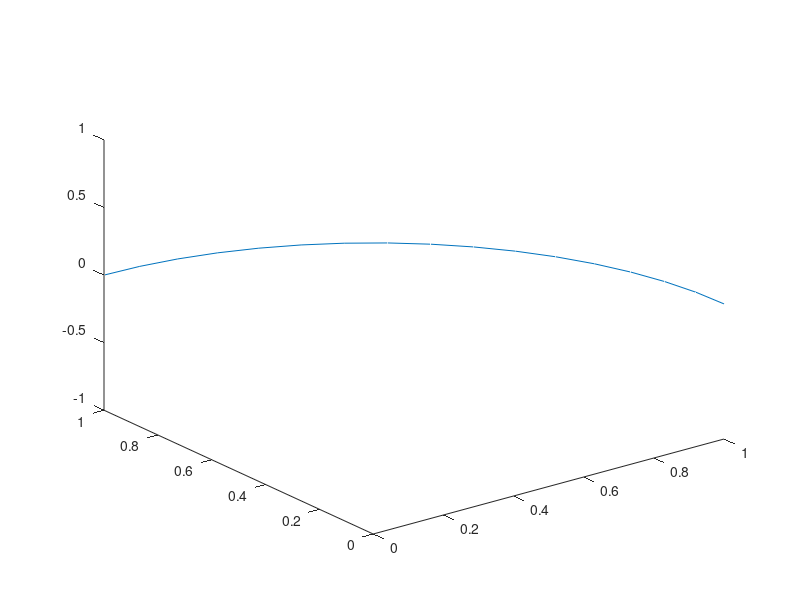

Reproduce this figure in MATLAB. (Note: this script raises an error after producing the figure.)
%% Quarter-ring RKPM beam: learning scaffold
% Build this example one section at a time.  The model is deliberately
% planar: every control point has [u_x, u_y], so the global system has 2*nNode
% unknowns.  Do not use the 3D helix code as a direct template here.
%
% Target benchmark
%   - reference centerline: X(theta) = R*[cos(theta), sin(theta)]
%   - domain: theta in [0, pi/2]
%   - load: downward F/2 at theta = pi/2
%   - symmetry conditions:
%       theta = 0:    u_y = 0,  du_x/deta = 0
%       theta = pi/2: u_x = 0,  du_y/deta = 0
%
% Work order: finish and test one numbered section before moving to the next.
%
% -------------------------------------------------------------------------
% Current notation and array layout
% -------------------------------------------------------------------------
% nNode              number of control points on the reference centerline
% thetaNode          nNode-by-1 circular angle coordinates [rad]
% X                  nNode-by-3 reference positions; X(A,:)=[x_A,y_A,z_A]
% h                  mean chord length between adjacent reference nodes
% alphaPCA/RKPM      dimensionless support scales in rho = alpha*h
% supportPCA         1-by-nNode PCA support radii [length]
% pcaNeighborIds     nNode-by-7 global node indices in each PCA domain
% pcaNeighborCount   nNode-by-1 actual number of valid entries in each row
% tPCA               nNode-by-3 oriented PCA tangent vectors
% etaPCA             nNode-by-7 local projected coordinates [length]
% N, Neta, Netaeta   shape values and first/second eta derivatives; their
%                    columns currently correspond to local PCA-domain slots
% Xeta/Xetaeta       reconstructed X_,eta and X_,etaeta at each node
% metric             ||X_,eta|| = ds/deta at each node
%
% Important: mechanics remains planar (u_x,u_y), although X is stored with
% three coordinates so that the same geometry/PCA notation extends to 3D.

clear; clc; close all;

%% 1. Model parameters and quarter-circle control points
% TODO 1.1: Choose nNode, radius R, E, and rectangular section dimensions.
% TODO 1.2: Set quadratic RKPM order and the dynamic support rule
%            rho = supportScale*h, where h is the mean nodal chord length.
% TODO 1.3: Create thetaNode, then X = [R*cos(thetaNode), R*sin(thetaNode)].
% TODO 1.4: Build etaNode as cumulative chord length (or choose theta as eta,
%            but then consistently include the parameter-to-arc-length factor).

nNode = 17;             % Replace with a value such as 17 after TODO 1.1.
R = 1;
E = 1e6;
totalForce = 1;         % Point-load magnitude F on the complete circular ring.

sectionArea = 0.2;

slenderness = 100;    % R / t
tEffective = R / slenderness;
sectionHeight = 2*sqrt(3)*tEffective;
sectionWidth = sectionArea / sectionHeight;

sectionInertia = sectionWidth * sectionHeight^3 / 12;

Dm = zeros(nNode,1);
Db = zeros(nNode,1);
nodalArcWeight = zeros(nNode,1);
rkpmOrder = 2;
pointsPerCell = 1;
alphaPCA = 3.5;
alphaRKPM = 2.5;  % Dimensionless alpha in rho = alpha*h.


% Keep the unknown ordering fixed throughout the project:
% d = [u_x(1); u_y(1); u_x(2); u_y(2); ... ; u_x(nNode); u_y(nNode)]
thetaNode = linspace(0,pi/2,nNode)';
X = zeros(nNode,3);
X(:,1) = R * cos(thetaNode);
X(:,2) = R * sin(thetaNode);
plot3(X(:,1),X(:,2),X(:,3))

dX = X(2:nNode,:) - X(1:nNode - 1,:);
segmentLength = vecnorm(dX,2,2);
h = mean(segmentLength);

nDof = 2 * nNode;

supportPCA = alphaPCA * h * ones(1,nNode);

pcaNeighborIds = zeros(nNode,7);
pcaNeighborCount = zeros(nNode,1);
for i = 1:nNode
    pcaCount = 0;
    for j = 1:nNode
        distance = norm(X(i,:) - X(j,:));
        if distance <= supportPCA(j)
            pcaCount = pcaCount + 1;
            pcaNeighborIds(i,pcaCount) = j;
        end
    end
    pcaNeighborCount(i) = pcaCount;
end

tPCA = zeros(nNode,3);
for i = 1:nNode
    pcaIds = pcaNeighborIds(i,1:pcaNeighborCount(i));
    XbarLocal = mean(X(pcaIds,:),1);
    YLocal = X(pcaIds,:) - XbarLocal;
    CPCA = YLocal' * YLocal;
    [pcaVectors,pcaValues] = eig(CPCA);
    [lambdaMax,indexMax] = max(diag(pcaValues));
    tPCA(i,:) = pcaVectors(:,indexMax)';
end
% determine direction
for i = 2:nNode
    if tPCA(i-1,:) * tPCA(i, :)' < 0
        tPCA(i,:) = -tPCA(i,:);
    end
end
startEdge = X(2,:) - X(1,:);
if startEdge * tPCA(1,:)' < 0
    tPCA = -tPCA;
end

etaPCA = zeros(size(pcaNeighborIds));
for i = 1:nNode
    for j = 1:pcaNeighborCount(i)
        etaPCA(i,j) = (X(pcaNeighborIds(i,j),:) - X(i,:)) * tPCA(i,:)';
    end
end

% rkpm part diff pca part
maxNeighbor = ceil(2*alphaRKPM) + 1;
N = zeros(nNode,maxNeighbor);
Neta = zeros(nNode,maxNeighbor);
Netaeta = zeros(nNode,maxNeighbor);
rkpmActiveLocalIds = zeros(nNode,maxNeighbor);
rkpmNeighborIds = zeros(nNode,maxNeighbor);
rkpmNeighborCount = zeros(nNode,1);

supportRKPM = alphaRKPM * h * ones(1,nNode);

for i = 1:nNode
    rkpmCount = 0;
    for j = 1:nNode
        distance = norm(X(i,:) - X(j,:));
        if distance <= supportRKPM(j)
            rkpmCount = rkpmCount + 1;
            rkpmNeighborIds(i,rkpmCount) = j;
        end
    end
    rkpmNeighborCount(i) = rkpmCount;
end

etaRKPM = zeros(size(rkpmNeighborIds));
for i = 1:nNode
    for j = 1:rkpmNeighborCount(i)
        etaRKPM(i,j) = (X(rkpmNeighborIds(i,j),:) - X(i,:)) * tPCA(i,:)';
    end
end

for i = 1:nNode
    rkpmNodeLocal = etaRKPM(i,1:rkpmNeighborCount(i));
    supportRKPM = alphaRKPM * h * ones(1,rkpmNeighborCount(i));
    [active,NLocal,NetaLocal,NetaetaLocal] = ...
        rkpm_shape_1d(0,rkpmNodeLocal,supportRKPM,rkpmOrder);
    N(i,1:rkpmNeighborCount(i)) = NLocal';
    Neta(i,1:rkpmNeighborCount(i)) = NetaLocal';
    Netaeta(i,1:rkpmNeighborCount(i)) = NetaetaLocal';
    rkpmActiveLocalIds(i,1:rkpmNeighborCount(i)) = active';
end

% Reconstructed reference geometry derivatives and their metric quantities.
Xeta = zeros(nNode,3);
Xetaeta = zeros(nNode,3);
metric = zeros(nNode,1);
XetaetaNorm = zeros(nNode,1);

for i = 1:nNode
    Xeta(i,:) = Neta(i,1:rkpmNeighborCount(i)) ...
        * X(rkpmNeighborIds(i,1:rkpmNeighborCount(i))',:);
    Xetaeta(i,:) = Netaeta(i,1:rkpmNeighborCount(i)) ...
        * X(rkpmNeighborIds(i,1:rkpmNeighborCount(i))',:);
    metric(i) = norm(Xeta(i,:));
    XetaetaNorm(i) = norm(Xetaeta(i,:));
end

% construction the 3 frame
tRef   = zeros(nNode,3);
bRef   = zeros(nNode,3);
nRef   = zeros(nNode,3);
rRef   = zeros(nNode,3);
hRef   = zeros(nNode,3);
for i = 1:nNode
    tRef(i,:) = Xeta(i,:) / metric(i);
    rRef(i,:) = cross(Xeta(i,:),Xetaeta(i,:));
    bRef(i,:) = rRef(i,:) / norm(rRef(i,:));
    hRef(i,:) = cross(bRef(i,:),Xeta(i,:));
    nRef(i,:) = hRef(i,:) / norm(hRef(i,:));
end

% delta b or n
Pb = zeros(3,3,nNode);
Pn = zeros(3,3,nNode);

for i = 1:nNode
    Pb(:,:,i) = eye(3) - bRef(i,:)' * bRef(i,:);
    Pb(:,:,i) = Pb(:,:,i) / norm(rRef(i,:));
    Pn(:,:,i) = eye(3) - nRef(i,:)' * nRef(i,:);
    Pn(:,:,i) = Pn(:,:,i) / norm(hRef(i,:));
end

A1frame = zeros(3,3,nNode);
A2frame = zeros(3,3,nNode);
B1frame = zeros(3,3,nNode);
B2frame = zeros(3,3,nNode);

for i = 1:nNode
    aCross = crossMatrix(Xeta(i,:));
    cCross = crossMatrix(Xetaeta(i,:));
    bCross = crossMatrix(bRef(i,:));
    A1frame(:,:,i) = -Pn(:,:,i) * aCross;
    A2frame(:,:,i) = Pn(:,:,i) * bCross;
    B1frame(:,:,i) = -Pb(:,:,i) * cCross;
    B2frame(:,:,i) = Pb(:,:,i) * aCross;
end

M1frame = zeros(3,3,nNode);
M2frame = zeros(3,3,nNode);
for i = 1:nNode
    M1frame(:,:,i) = A1frame(:,:,i) * B1frame(:,:,i) + A2frame(:,:,i);
    M2frame(:,:,i) = A1frame(:,:,i) * B2frame(:,:,i);
end

Kmem = zeros(nNode*2);
Dm = E * sectionArea * metric.^4;
Db = E * sectionInertia * metric.^4;

arcSegmentLength = (thetaNode(2:nNode) - thetaNode(1:nNode-1)) * R;
nodalArcWeight(2:nNode-1) = arcSegmentLength(1:nNode-2)/2 ...
    + arcSegmentLength(2:nNode-1)/2;
nodalArcWeight(1) = arcSegmentLength(1)/2;
nodalArcWeight(nNode) = arcSegmentLength(end)/2;

for i = 1:nNode
    local_ids = rkpmNeighborIds(i,1:rkpmNeighborCount(i))';
    xieta = Xeta(i,1:2);
    nieta = Neta(i,1:rkpmNeighborCount(i))';
    Bm_local = nieta * xieta;
    Bm_local = reshape(Bm_local',[],1);
    bm_ids = [local_ids*2-1,local_ids*2];
    bm_ids = reshape(bm_ids',[],1);
    Kmem(bm_ids,bm_ids) = Kmem(bm_ids,bm_ids) + Bm_local*Bm_local'*Dm(i)*nodalArcWeight(i);
end
Kbend = zeros(nNode*2);
for i = 1:nNode
    local_ids = rkpmNeighborIds(i,1:rkpmNeighborCount(i))';
    xietaeta = Xetaeta(i,1:2);
    nieta = Neta(i,1:rkpmNeighborCount(i))';
    nietaeta = Netaeta(i,1:rkpmNeighborCount(i))';
    Bb_local = nietaeta * (nRef(i,1:2) + xietaeta * M2frame(1:2,1:2,i)) + nieta * (xietaeta * M1frame(1:2,1:2,i));
    Bb_local = reshape(Bb_local',[],1);
    bb_ids = [local_ids*2-1,local_ids*2];
    bb_ids = reshape(bb_ids',[],1);
    Kbend(bb_ids,bb_ids) = Kbend(bb_ids,bb_ids) + Bb_local*Bb_local'*Db(i)*nodalArcWeight(i);
end
K = Kbend + Kmem;

% BC I = 1  u_1y = 0 u_1xeta = 0   I = nnode u_nnodex = 0 u_nnodeyeta = 0
C = zeros(4,nNode*2);
bcNodalBegin = 1;
NetaNodalBegin = Neta(bcNodalBegin,1:rkpmNeighborCount(bcNodalBegin));
NNodalBegin = N(bcNodalBegin,1:rkpmNeighborCount(bcNodalBegin));
C(1,rkpmNeighborIds(bcNodalBegin,1:rkpmNeighborCount(bcNodalBegin))*2) = NNodalBegin;
C(2,rkpmNeighborIds(bcNodalBegin,1:rkpmNeighborCount(bcNodalBegin))*2-1) = NetaNodalBegin;
bcNodalEnd = nNode;

NetaNodalEnd = Neta(bcNodalEnd,1:rkpmNeighborCount(bcNodalEnd));
NNodalEnd = N(bcNodalEnd,1:rkpmNeighborCount(bcNodalEnd));
C(3,rkpmNeighborIds(bcNodalEnd,1:rkpmNeighborCount(bcNodalEnd))*2-1) = NNodalEnd;
C(4,rkpmNeighborIds(bcNodalEnd,1:rkpmNeighborCount(bcNodalEnd))*2) = NetaNodalEnd;

g = zeros(4,1);

% force BC
F = zeros(nNode*2,1);
quarterRingLoad = totalForce / 2;
F(nNode*2) = -quarterRingLoad;

Kaug = [K,C';
        C,zeros(4,4)];
raug = [F;
        g];
daug = Kaug \ raug;
d = daug(1:nNode*2);
dx = d(1:2:end);
dy = d(2:2:end);
dz = zeros(nNode,1);
DX = zeros(nNode,1);
DY = DX;
DZ = DX;

for i = 1:nNode
    ids_local = i;
    neighborHood = 1:rkpmNeighborCount(ids_local);
    NNodal_local = N(ids_local,neighborHood);
    globalIds = rkpmNeighborIds(i,neighborHood);
    DX(i) = NNodal_local * dx(globalIds);
    DY(i) = NNodal_local * dy(globalIds);
    DZ(i) = NNodal_local * dz(globalIds);
end


% plot figure
deformationScale = 1;

U = [DX,DY,DZ];
Xdeformed = X + deformationScale * U;

figure('Color','w');
hold on;
grid on;
box on;

plot(X(:,1), X(:,2), 'k--', ...
    'LineWidth', 1.5, ...
    'DisplayName', 'Reference');

plot(Xdeformed(:,1), Xdeformed(:,2), 'r-', ...
    'LineWidth', 2.0, ...
    'DisplayName', 'Deformed');
scatter(X(1,1), X(1,2), 45, 'k', 'filled', ...
    'DisplayName', 'Symmetry point');
scatter(X(end,1), X(end,2), 45, 'b', 'filled', ...
    'DisplayName', 'Load point A');

axis equal;
xlabel('x');
ylabel('y');
title(sprintf('Quarter ring deformation (scale = %g)', deformationScale));
legend('Location','best');


% Analytical solution check at load point A
% The paper's t is an equivalent thickness/radius-of-gyration measure.
% For the current rectangular section, tEffective = sqrt(I/A).

uA_RKPM = DX(1);

uA_exact = -totalForce * R^3 / (E * sectionInertia) ...
    * ((4 - pi) / (4*pi) - 0.25*(tEffective/R)^2);

relativeError_uA = abs(abs(uA_RKPM) - abs(uA_exact)) / abs(uA_exact);

fprintf('u_A (RKPM)  = %.8e\n', uA_RKPM);
fprintf('u_A (exact) = %.8e\n', uA_exact);
fprintf('relative error = %.4f %%\n', 100*relativeError_uA);

function vMatrix = crossMatrix(v)
if length(v) == 3
    vMatrix = [0, -v(3), v(2);
               v(3), 0, -v(1);
               -v(2), v(1), 0];
end

end
